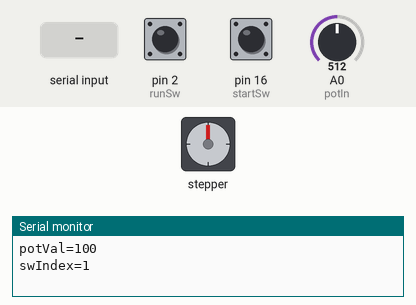
Recording of a sketch running on a simulated Arduino Uno, built with avr-gcc and run on an emulated ATmega328P. On the bench: stepper motor, the last lines printed to the serial monitor. The test bench sets the inputs (shaded band); at power-on: pin 16 (startSw) HIGH, pin 2 (runSw) HIGH, A0 (potIn) = 512. Stepper angles assume 2048 steps per turn.

Above: at 1.2 s.
1.3 s: pin 16 (startSw) pulled LOW for 0.15 s
At 3.2 s:
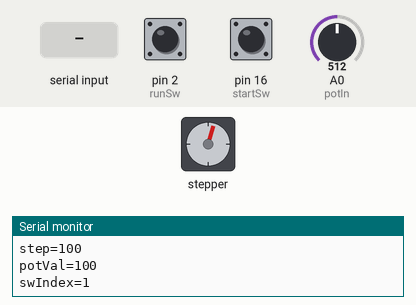
4.8 s: pin 2 (runSw) pulled LOW for 3.2 s
At 5.9 s:
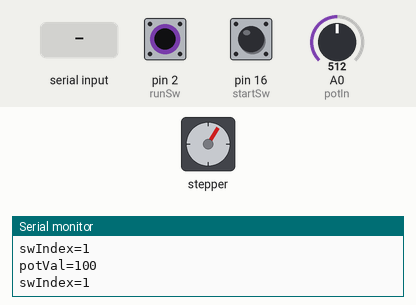
At 6.51 s:
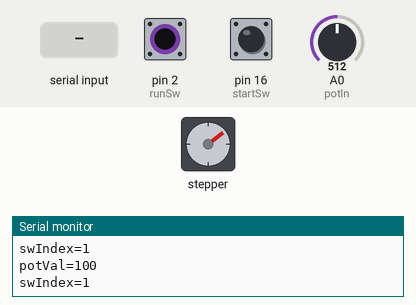
9.5 s: A0 (potIn) set to 716
13.0 s: "step:\n" received over Serial
14.5 s: pin 16 (startSw) pulled LOW for 1 s
At 15.5 s:
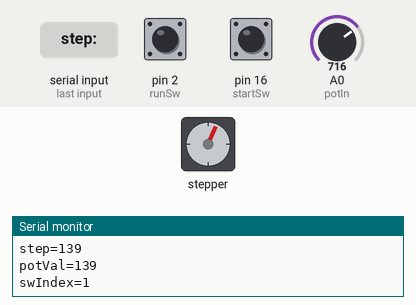
17.0 s: A0 (potIn) set to 900
Timing chart, 0 to 19.5 s (numbered marks = the images above; inputs shaded):
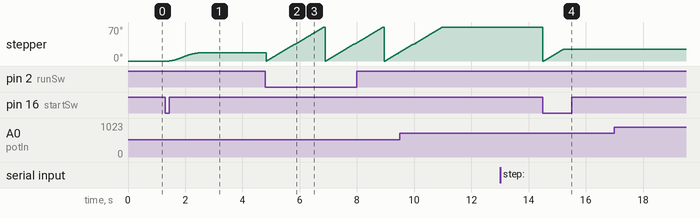

Measured:
- after the input at 1.3 s, stepper: turns 17° clockwise in 0.99 s, starting after 0.15 s
- after the input at 4.8 s, stepper: turns 17° counter-clockwise in 0.00 s, then 70° clockwise in 2.0 s, then 70° counter-clockwise in 0.00 s, then 70° clockwise in 2.0 s, and so on
- after the input at 14.5 s, stepper: turns 70° counter-clockwise in 0.00 s, then 24° clockwise in 0.67 s

The sketch:

ESP_Goop.ino
```cpp
#include <AccelStepper.h>

#define fullstep 4 // fullstep=4 halfstep=8
#define IN1 5  // D1
#define IN2 4  // D2
#define IN3 14 // D5
#define IN4 12 // D6
#define potIn A0
#define startSw 16
#define runSw 2

int potInVal; // speed in potentiometer adc value
int potInMap;
int stepsPerRevolution = 0; // Define number of steps per rotation:
int steps;
bool startSwVal;
bool startSwIndex = 0;
bool runSwVal;
bool runSwIndex = 0;
unsigned long previousMillis = 0;
const long interval = 1000;
String inputStr;

AccelStepper myStepper(fullstep, IN1, IN3, IN2, IN4);

void setup() {
  Serial.begin(57600);
  Serial.setTimeout(20);
  myStepper.setMaxSpeed(200.0);
  myStepper.setAcceleration(200.0);
  myStepper.setSpeed(100);
  pinMode(startSw, INPUT);
  pinMode(runSw, INPUT);
  //pinMode(IN1, OUTPUT);
  //pinMode(IN2, OUTPUT);
  //pinMode(IN3, OUTPUT);
  //pinMode(IN4, OUTPUT);
}
void potentiometerValue() {
  potInVal = analogRead(potIn);
  potInMap = map(potInVal, 0, 1023, 0, 200);
  Serial.print("potVal=");
  Serial.println(potInMap);
}

void store(String input) {
  String startStr = input.substring(0, 5);
  if (startStr == "step:") {                      //serial input variable, phase a to b flux test
    stepsPerRevolution = input.substring(5).toInt();
    Serial.print("step=");
    Serial.println(stepsPerRevolution);
    myStepper.enableOutputs();
    myStepper.setCurrentPosition(0);
    myStepper.runToNewPosition(stepsPerRevolution);
    myStepper.disableOutputs();

  }
}

void loop() {
  inputStr = Serial.readStringUntil('\n');            //serial input function
  store(inputStr);                                    //serial input function
  startSwVal = digitalRead(startSw);
  runSwVal = digitalRead(runSw);
  unsigned long currentMillis = millis();
  if (currentMillis - previousMillis >= interval) {
    previousMillis = currentMillis;
    potentiometerValue();
    Serial.print("swIndex=");
    Serial.println(runSwVal);
  }
  if ((startSwVal == 0) && (startSwIndex == 0)) {
    stepsPerRevolution = potInMap;
    Serial.print("step=");
    Serial.println(stepsPerRevolution);
    startSwIndex = 1;
    myStepper.enableOutputs();
    myStepper.setCurrentPosition(0);
    myStepper.runToNewPosition(stepsPerRevolution);
    myStepper.disableOutputs();

  }
  if ((startSwVal == 1) && (startSwIndex == 1)) {
    startSwIndex = 0;
  }

  if ((runSwVal == 0) && (runSwIndex == 0)) {
    runSwIndex = 1;
    myStepper.enableOutputs();
    myStepper.setAcceleration(5000.0);
  }
  while (runSwIndex == 1) {
    runSwVal = digitalRead(runSw);
    myStepper.setCurrentPosition(0);
    myStepper.runToNewPosition(400);

    if ((runSwVal == 1) && (runSwIndex == 1)) {
      myStepper.disableOutputs();
      runSwIndex = 0;
    }
  }
}
```
